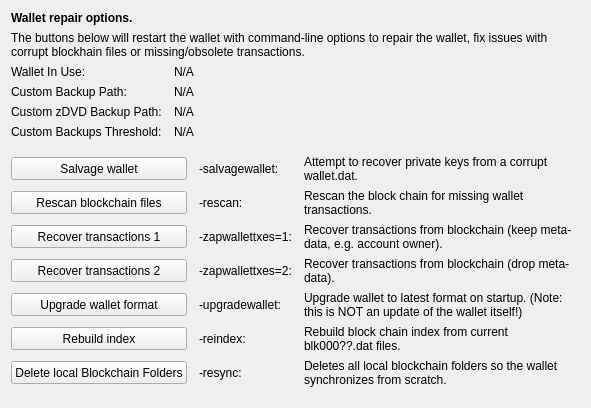
     <widget class="QWidget" name="tab_repair">
      <attribute name="title">
       <string>&amp;Wallet Repair</string>
      </attribute>
      <layout class="QGridLayout" name="gridLayout_4" columnstretch="0,0,0,0">
       <property name="horizontalSpacing">
        <number>12</number>
       </property>
       <item row="0" column="0" colspan="4">
        <widget class="QLabel" name="label_repair_header">
         <property name="font">
          <font>
           <weight>75</weight>
           <bold>true</bold>
          </font>
         </property>
         <property name="text">
          <string>Wallet repair options.</string>
         </property>
        </widget>
       </item>
       <item row="1" column="0" colspan="4">
        <widget class="QLabel" name="label_repair_helptext">
         <property name="font">
          <font>
           <weight>50</weight>
           <bold>false</bold>
          </font>
         </property>
         <property name="text">
          <string>The buttons below will restart the wallet with command-line options to repair the wallet, fix issues with corrupt blockhain files or missing/obsolete transactions.</string>
         </property>
         <property name="wordWrap">
          <bool>true</bool>
         </property>
        </widget>
       </item>
       <item row="2" column="0">
        <widget class="QLabel" name="wallet_path_label">
         <property name="text">
          <string>Wallet In Use:</string>
         </property>
        </widget>
       </item>
       <item row="2" column="1" colspan="3">
        <widget class="QLabel" name="wallet_path">
         <property name="cursor">
          <cursorShape>IBeamCursor</cursorShape>
         </property>
         <property name="text">
          <string>N/A</string>
         </property>
         <property name="textFormat">
          <enum>Qt::PlainText</enum>
         </property>
         <property name="textInteractionFlags">
          <set>Qt::LinksAccessibleByMouse|Qt::TextSelectableByKeyboard|Qt::TextSelectableByMouse</set>
         </property>
        </widget>
       </item>
       <item row="3" column="0">
        <widget class="QLabel" name="wallet_custombackuppath_label">
         <property name="text">
          <string>Custom Backup Path:</string>
         </property>
         <property name="visible">
          <bool>false</bool>
         </property>
        </widget>
       </item>
       <item row="3" column="1" colspan="3">
        <widget class="QLabel" name="wallet_custombackuppath">
         <property name="cursor">
          <cursorShape>IBeamCursor</cursorShape>
         </property>
         <property name="text">
          <string>N/A</string>
         </property>
         <property name="textFormat">
          <enum>Qt::PlainText</enum>
         </property>
         <property name="textInteractionFlags">
          <set>Qt::LinksAccessibleByMouse|Qt::TextSelectableByKeyboard|Qt::TextSelectableByMouse</set>
         </property>
         <property name="visible">
          <bool>false</bool>
         </property>
        </widget>
       </item>
       <item row="4" column="0">
        <widget class="QLabel" name="wallet_customzphrbackuppath_label">
         <property name="text">
          <string>Custom zDVD Backup Path:</string>
         </property>
         <property name="visible">
          <bool>false</bool>
         </property>
        </widget>
       </item>
       <item row="4" column="1" colspan="3">
        <widget class="QLabel" name="wallet_customzphrbackuppath">
         <property name="cursor">
          <cursorShape>IBeamCursor</cursorShape>
         </property>
         <property name="text">
          <string>N/A</string>
         </property>
         <property name="textFormat">
          <enum>Qt::PlainText</enum>
         </property>
         <property name="textInteractionFlags">
          <set>Qt::LinksAccessibleByMouse|Qt::TextSelectableByKeyboard|Qt::TextSelectableByMouse</set>
         </property>
         <property name="visible">
          <bool>false</bool>
         </property>
        </widget>
       </item>
       <item row="5" column="0">
        <widget class="QLabel" name="wallet_custombackupthreshold_label">
         <property name="text">
          <string>Custom Backups Threshold:</string>
         </property>
         <property name="visible">
          <bool>false</bool>
         </property>
        </widget>
       </item>
       <item row="5" column="1" colspan="3">
        <widget class="QLabel" name="wallet_custombackupthreshold">
         <property name="cursor">
          <cursorShape>IBeamCursor</cursorShape>
         </property>
         <property name="text">
          <string>N/A</string>
         </property>
         <property name="textFormat">
          <enum>Qt::PlainText</enum>
         </property>
         <property name="textInteractionFlags">
          <set>Qt::LinksAccessibleByMouse|Qt::TextSelectableByKeyboard|Qt::TextSelectableByMouse</set>
         </property>
         <property name="visible">
          <bool>false</bool>
         </property>
        </widget>
       </item>
       <item row="6" column="0">
        <spacer name="verticalSpacer_repair1">
         <property name="orientation">
          <enum>Qt::Vertical</enum>
         </property>
         <property name="sizeHint" stdset="0">
          <size>
           <width>10</width>
           <height>10</height>
          </size>
         </property>
        </spacer>
       </item>
       <item row="7" column="0" colspan="2">
        <widget class="QPushButton" name="btn_salvagewallet">
         <property name="minimumSize">
          <size>
           <width>100</width>
           <height>23</height>
          </size>
         </property>
         <property name="text">
          <string>Salvage wallet</string>
         </property>
        </widget>
       </item>
       <item row="7" column="2">
        <widget class="QLabel" name="label_repair_salvage_command">
         <property name="text">
          <string notr="true">-salvagewallet:</string>
         </property>
        </widget>
       </item>
       <item row="7" column="3">
        <widget class="QLabel" name="label_repair_salvage">
         <property name="text">
          <string>Attempt to recover private keys from a corrupt wallet.dat.</string>
         </property>
         <property name="wordWrap">
          <bool>true</bool>
         </property>
        </widget>
       </item>
       <item row="8" column="0" colspan="2">
        <widget class="QPushButton" name="btn_rescan">
         <property name="minimumSize">
          <size>
           <width>100</width>
           <height>23</height>
          </size>
         </property>
         <property name="text">
          <string>Rescan blockchain files</string>
         </property>
        </widget>
       </item>
       <item row="8" column="2">
        <widget class="QLabel" name="label_repair_rescan_command">
         <property name="text">
          <string notr="true">-rescan:</string>
         </property>
        </widget>
       </item>
       <item row="8" column="3">
        <widget class="QLabel" name="label_repair_rescan">
         <property name="text">
          <string>Rescan the block chain for missing wallet transactions.</string>
         </property>
         <property name="wordWrap">
          <bool>true</bool>
         </property>
        </widget>
       </item>
       <item row="9" column="0" colspan="2">
        <widget class="QPushButton" name="btn_zapwallettxes1">
         <property name="minimumSize">
          <size>
           <width>100</width>
           <height>23</height>
          </size>
         </property>
         <property name="text">
          <string>Recover transactions 1</string>
         </property>
        </widget>
       </item>
       <item row="9" column="2">
        <widget class="QLabel" name="label_repair_zap1_command">
         <property name="text">
          <string notr="true">-zapwallettxes=1:</string>
         </property>
        </widget>
       </item>
       <item row="9" column="3">
        <widget class="QLabel" name="label_repair_zap1">
         <property name="text">
          <string>Recover transactions from blockchain (keep meta-data, e.g. account owner).</string>
         </property>
         <property name="wordWrap">
          <bool>true</bool>
         </property>
        </widget>
       </item>
       <item row="10" column="0" colspan="2">
        <widget class="QPushButton" name="btn_zapwallettxes2">
         <property name="minimumSize">
          <size>
           <width>100</width>
           <height>23</height>
          </size>
         </property>
         <property name="text">
          <string>Recover transactions 2</string>
         </property>
        </widget>
       </item>
       <item row="10" column="2">
        <widget class="QLabel" name="label_repair_zap2_command">
         <property name="text">
          <string notr="true">-zapwallettxes=2:</string>
         </property>
        </widget>
       </item>
       <item row="10" column="3">
        <widget class="QLabel" name="label_repair_zap2">
         <property name="text">
          <string>Recover transactions from blockchain (drop meta-data).</string>
         </property>
         <property name="wordWrap">
          <bool>true</bool>
         </property>
        </widget>
       </item>
       <item row="11" column="0" colspan="2">
        <widget class="QPushButton" name="btn_upgradewallet">
         <property name="minimumSize">
          <size>
           <width>100</width>
           <height>23</height>
          </size>
         </property>
         <property name="text">
          <string>Upgrade wallet format</string>
         </property>
        </widget>
       </item>
       <item row="11" column="2">
        <widget class="QLabel" name="label_repair_upgrade_command">
         <property name="text">
          <string notr="true">-upgradewallet:</string>
         </property>
        </widget>
       </item>
       <item row="11" column="3">
        <widget class="QLabel" name="label_repair_upgrade">
         <property name="text">
          <string>Upgrade wallet to latest format on startup. (Note: this is NOT an update of the wallet itself!)</string>
         </property>
         <property name="wordWrap">
          <bool>true</bool>
         </property>
        </widget>
       </item>
       <item row="12" column="0" colspan="2">
        <widget class="QPushButton" name="btn_reindex">
         <property name="minimumSize">
          <size>
           <width>100</width>
           <height>23</height>
          </size>
         </property>
         <property name="text">
          <string>Rebuild index</string>
         </property>
        </widget>
       </item>
       <item row="12" column="2">
        <widget class="QLabel" name="label_repair_reindex_command">
         <property name="text">
          <string notr="true">-reindex:</string>
         </property>
        </widget>
       </item>
       <item row="12" column="3">
        <widget class="QLabel" name="label_repair_reindex">
         <property name="text">
          <string>Rebuild block chain index from current blk000??.dat files.</string>
         </property>
         <property name="wordWrap">
          <bool>true</bool>
         </property>
        </widget>
       </item>
       <item row="13" column="0" colspan="2">
        <widget class="QPushButton" name="btn_resync">
         <property name="minimumSize">
          <size>
           <width>100</width>
           <height>23</height>
          </size>
         </property>
         <property name="text">
          <string>Delete local Blockchain Folders</string>
         </property>
        </widget>
       </item>
       <item row="13" column="2">
        <widget class="QLabel" name="label_repair_resync_command">
         <property name="text">
          <string>-resync:</string>
         </property>
        </widget>
       </item>
       <item row="13" column="3">
        <widget class="QLabel" name="label_repair_resync">
         <property name="text">
          <string>Deletes all local blockchain folders so the wallet synchronizes from scratch.</string>
         </property>
         <property name="wordWrap">
          <bool>true</bool>
         </property>
        </widget>
       </item>
       <item row="14" column="0">
        <spacer name="verticalSpacer_repair2">
         <property name="orientation">
          <enum>Qt::Vertical</enum>
         </property>
         <property name="sizeHint" stdset="0">
          <size>
           <width>20</width>
           <height>10</height>
          </size>
         </property>
        </spacer>
       </item>
      </layout>
     </widget>
